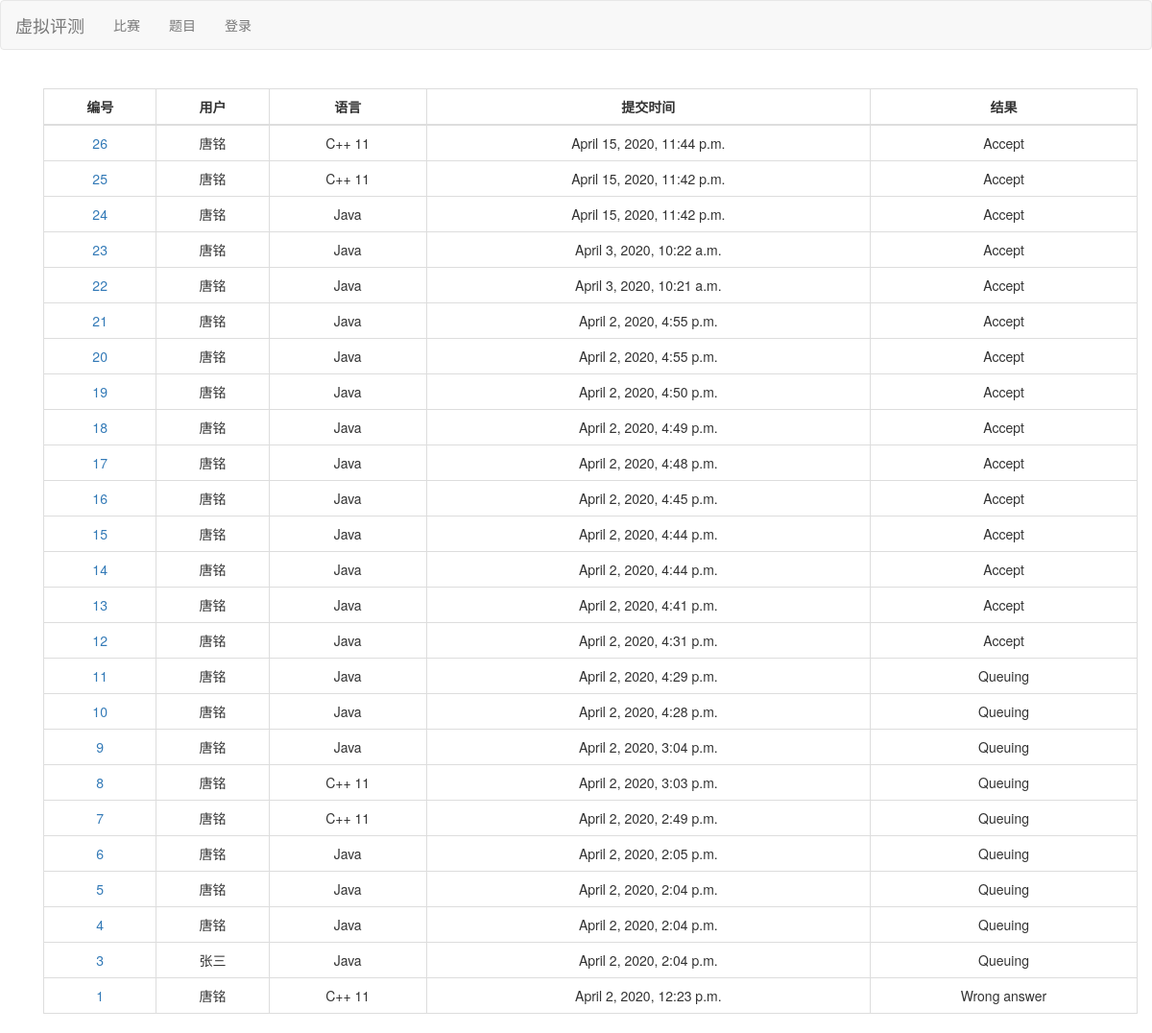
The app's page /contest/1/judge with its own data.
### judge/models.py (models this page shows, shortened)
class UserSubmit(models.Model):
    user = models.ForeignKey(User, on_delete=models.CASCADE)
    problem = models.ForeignKey(Problem, on_delete=models.CASCADE)
    contest = models.ForeignKey(Contest, on_delete=models.CASCADE, blank=True, default=None)
    submit_time = models.DateTimeField(auto_now=False, auto_now_add=True)
    submit_id = models.IntegerField(default=-1)
    code = models.TextField()
    language = models.CharField(max_length=10)
    result = models.CharField(max_length=15)

### contest/views.py (the view)
# urls.py: path('<int:contest_id>/judge', views.judge_list),
def judge_list(request, contest_id):
    contest = get_object_or_404(Contest, pk=contest_id)
    template_args = {
        'contest': contest,
        'judge_list': contest.usersubmit_set.all().order_by('-submit_time')
    }
    return render(request, 'judge_list.html', template_args)

### templates/judge_list.html (shortened to what this page needs)
{% extends 'base.html' %}
{% block base %}
<div class="container">
    <table class="table table-bordered text-center">
        <thead align="center">
            <tr>
                <th>编号</th>
                <th>用户</th>
                <th>语言</th>
                <th>提交时间</th>
                <th>结果</th>
            </tr>
        </thead>
        <tbody>
            {% for judge in judge_list %}
            <tr>
                <td><a href="{{ judge.id }}">{{ judge.id }}</a></td>
                <td>{{ judge.user.first_name }}{{ judge.user.last_name }}</td>
                <td>{{ judge.language }}</td>
                <td>{{ judge.submit_time }}</td>
                <td>{{ judge.result }}</td>
            </tr>
            {% endfor %}
        </tbody>
    </table>
</div>
{% endblock base %}

### templates/base.html (style rules this page uses)
.table th, .table td { text-align: center; vertical-align: middle !important; }

### records on screen
UserSubmit: id "26", user.first_name "唐", user.last_name "铭", language "C++ 11", submit_time "April 15, 2020, 11:44 p.m.", result "Accept"
UserSubmit: id "25", user.first_name "唐", user.last_name "铭", language "C++ 11", submit_time "April 15, 2020, 11:42 p.m.", result "Accept"
UserSubmit: id "24", user.first_name "唐", user.last_name "铭", language "Java", submit_time "April 15, 2020, 11:42 p.m.", result "Accept"
UserSubmit: id "23", user.first_name "唐", user.last_name "铭", language "Java", submit_time "April 3, 2020, 10:22 a.m.", result "Accept"
UserSubmit: id "22", user.first_name "唐", user.last_name "铭", language "Java", submit_time "April 3, 2020, 10:21 a.m.", result "Accept"
UserSubmit: id "21", user.first_name "唐", user.last_name "铭", language "Java", submit_time "April 2, 2020, 4:55 p.m.", result "Accept"
UserSubmit: id "20", user.first_name "唐", user.last_name "铭", language "Java", submit_time "April 2, 2020, 4:55 p.m.", result "Accept"
UserSubmit: id "19", user.first_name "唐", user.last_name "铭", language "Java", submit_time "April 2, 2020, 4:50 p.m.", result "Accept"
UserSubmit: id "18", user.first_name "唐", user.last_name "铭", language "Java", submit_time "April 2, 2020, 4:49 p.m.", result "Accept"
UserSubmit: id "17", user.first_name "唐", user.last_name "铭", language "Java", submit_time "April 2, 2020, 4:48 p.m.", result "Accept"
UserSubmit: id "16", user.first_name "唐", user.last_name "铭", language "Java", submit_time "April 2, 2020, 4:45 p.m.", result "Accept"
UserSubmit: id "15", user.first_name "唐", user.last_name "铭", language "Java", submit_time "April 2, 2020, 4:44 p.m.", result "Accept"
UserSubmit: id "14", user.first_name "唐", user.last_name "铭", language "Java", submit_time "April 2, 2020, 4:44 p.m.", result "Accept"
UserSubmit: id "13", user.first_name "唐", user.last_name "铭", language "Java", submit_time "April 2, 2020, 4:41 p.m.", result "Accept"
UserSubmit: id "12", user.first_name "唐", user.last_name "铭", language "Java", submit_time "April 2, 2020, 4:31 p.m.", result "Accept"
UserSubmit: id "11", user.first_name "唐", user.last_name "铭", language "Java", submit_time "April 2, 2020, 4:29 p.m.", result "Queuing"
UserSubmit: id "10", user.first_name "唐", user.last_name "铭", language "Java", submit_time "April 2, 2020, 4:28 p.m.", result "Queuing"
UserSubmit: id "9", user.first_name "唐", user.last_name "铭", language "Java", submit_time "April 2, 2020, 3:04 p.m.", result "Queuing"
UserSubmit: id "8", user.first_name "唐", user.last_name "铭", language "C++ 11", submit_time "April 2, 2020, 3:03 p.m.", result "Queuing"
UserSubmit: id "7", user.first_name "唐", user.last_name "铭", language "C++ 11", submit_time "April 2, 2020, 2:49 p.m.", result "Queuing"
UserSubmit: id "6", user.first_name "唐", user.last_name "铭", language "Java", submit_time "April 2, 2020, 2:05 p.m.", result "Queuing"
UserSubmit: id "5", user.first_name "唐", user.last_name "铭", language "Java", submit_time "April 2, 2020, 2:04 p.m.", result "Queuing"
UserSubmit: id "4", user.first_name "唐", user.last_name "铭", language "Java", submit_time "April 2, 2020, 2:04 p.m.", result "Queuing"
UserSubmit: id "3", user.first_name "张", user.last_name "三", language "Java", submit_time "April 2, 2020, 2:04 p.m.", result "Queuing"
UserSubmit: id "1", user.first_name "唐", user.last_name "铭", language "C++ 11", submit_time "April 2, 2020, 12:23 p.m.", result "Wrong answer"
